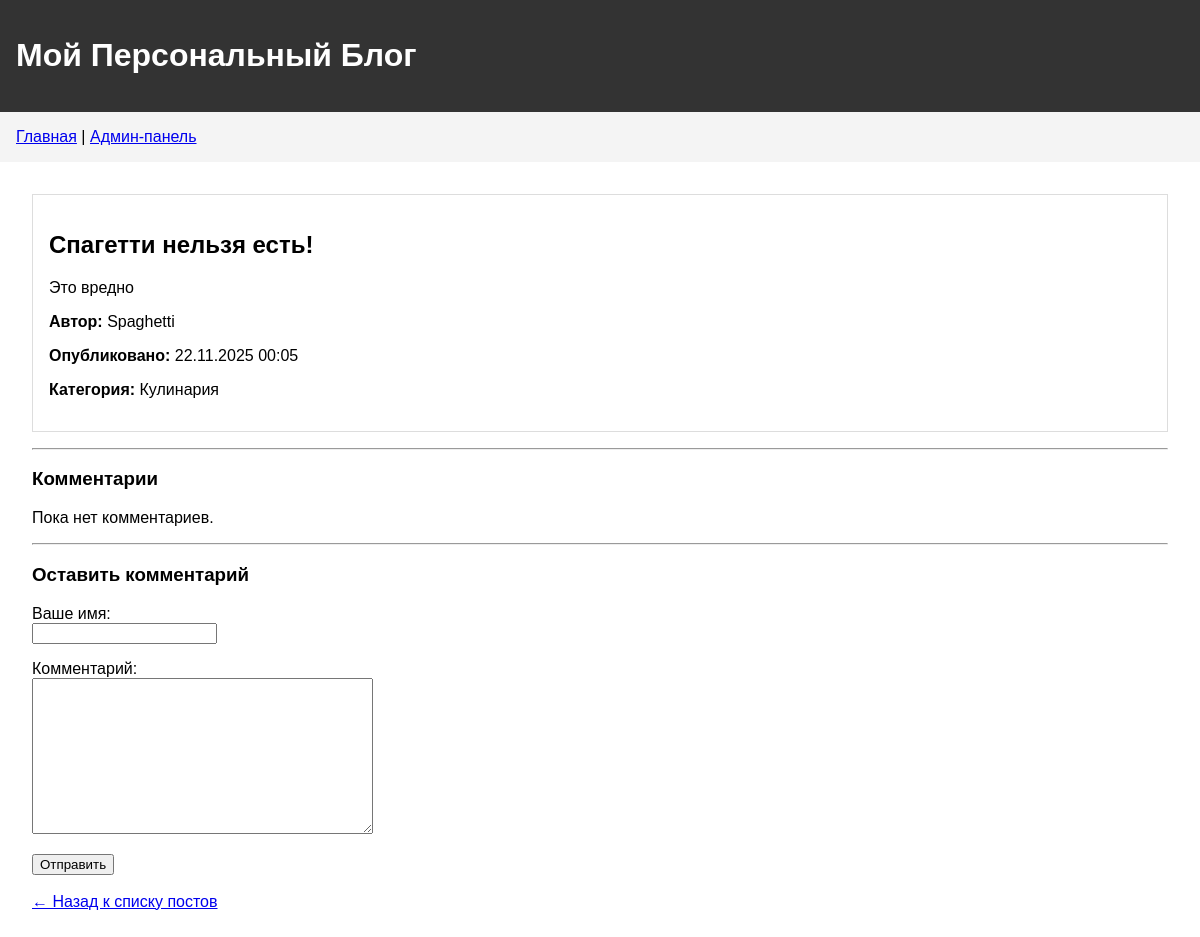
/post/5/, run on the app's committed database.
### blog/models.py (models this page shows, shortened)
class Post(models.Model):
    title = models.CharField(max_length=200, verbose_name='Заголовок')
    content = models.TextField(verbose_name='Содержание')
    created_date = models.DateTimeField(default=timezone.now, verbose_name='Дата создания')
    published_date = models.DateTimeField(blank=True, null=True, verbose_name='Дата публикации')
    author = models.ForeignKey(User, on_delete=models.CASCADE, verbose_name='Автор')
    category = models.ForeignKey(Category, on_delete=models.SET_NULL, null=True, verbose_name='Категория')
    image = models.ImageField(upload_to='post_images/', blank=True, null=True, verbose_name='Изображение')
    class Meta:
        verbose_name = 'Пост'
        verbose_name_plural = 'Посты'

class Category(models.Model):
    name = models.CharField(max_length=100, verbose_name='Название категории')
    description = models.TextField(blank=True, verbose_name='Описание')
    class Meta:
        verbose_name = 'Категория'
        verbose_name_plural = 'Категории'

### blog/views.py (the view)
# urls.py: path('post/<int:pk>/', views.post_detail, name='post_detail'),
def post_detail(request, pk):
    post = get_object_or_404(Post, pk=pk)
    comments = post.comments.filter(approved=True)
    if request.method == 'POST':
        form = CommentForm(request.POST)
        if form.is_valid():
            comment = form.save(commit=False)
            comment.post = post
            comment.save()
            form = CommentForm()
    else:
        form = CommentForm()
    context = {
        'post': post,
        'comments': comments,
        'form': form,
    }
    return render(request, 'blog/post_detail.html', context)

### blog/forms.py
class CommentForm(forms.ModelForm):
    class Meta:
        model = Comment
        fields = ['author_name', 'text']
        labels = {
            'author_name': 'Ваше имя',
            'text': 'Комментарий',
        }

### blog/templates/blog/post_detail.html (shortened to what this page needs)
{% extends 'blog/base.html' %}
{% block content %}
    <article class="post">
        <h2>{{ post.title }}</h2>
        <p>{{ post.content|linebreaks }}</p>
        <div class="post-meta">
            <p><strong>Автор:</strong> {{ post.author }}</p>
            <p><strong>Опубликовано:</strong> {{ post.published_date|date:"d.m.Y H:i" }}</p>
            <p><strong>Категория:</strong> {{ post.category.name }}</p>
        </div>
    </article>
    <hr>
    <h3>Комментарии</h3>
    {% if comments %}
        {% for comment in comments %}
            <div class="comment">
                <p><strong>{{ comment.author_name }}</strong>,
                   {{ comment.created_date|date:"d.m.Y H:i" }}</p>
                <p>{{ comment.text|linebreaks }}</p>
            </div>
        {% endfor %}
    {% else %}
        <p>Пока нет комментариев.</p>
    {% endif %}
    <hr>
    <h3>Оставить комментарий</h3>
    <form method="post">
        <p>
            {{ form.author_name.label_tag }}<br>
            {{ form.author_name }}
        </p>
        <p>
            {{ form.text.label_tag }}<br>
            {{ form.text }}
        </p>
        <button type="submit">Отправить</button>
    </form>
    <br>
    <a href="{% url 'post_list' %}">← Назад к списку постов</a>
{% endblock %}

### blog/templates/blog/base.html (style rules this page uses)
body { font-family: Arial, sans-serif; margin: 0; padding: 0; }
.post { border: 1px solid #ddd; margin-bottom: 1rem; padding: 1rem; }

### data on the page
Post: title "Спагетти нельзя есть!", content "Это вредно", author "Spaghetti", published_date "22.11.2025 00:05", category.name "Кулинария"
